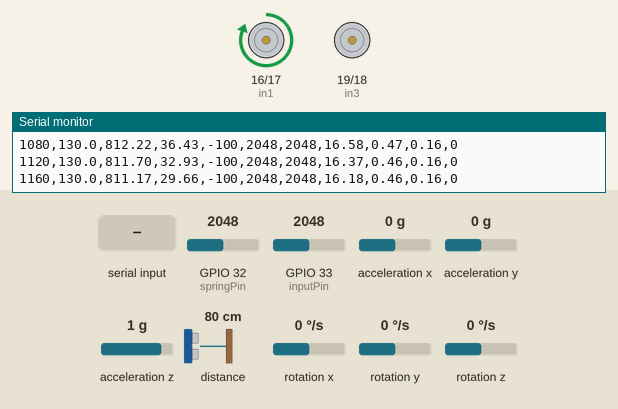
The sketch below on a simulated ESP32. On the bench: motor-driver pin pairs drawn as motors (green arrow = first pin HIGH = forward, orange = second pin HIGH = backward, longer = more drive, scaled by the enable pin), the last lines printed to the serial monitor. Inputs (shaded band) come from the test bench; at power-on: acceleration z 1 g, GPIO 32 (springPin) = 2048, distance to the obstacle 80 cm, GPIO 33 (inputPin) = 2048, acceleration x 0 g, acceleration y 0 g, rotation x 0 °/s, rotation y 0 °/s, rotation z 0 °/s (analog values on the 0–4095 scale).

Above: at 1.2 s.
1.3 s: acceleration z set to 0.8 g
At 4.0 s:
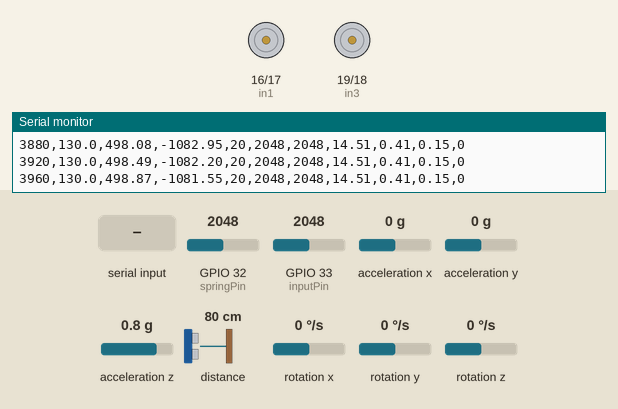
4.3 s: "1\n" received over Serial
At 5.7 s:
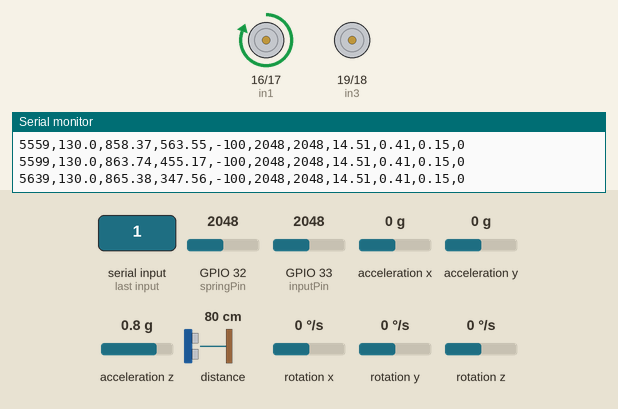
7.3 s: GPIO 32 (springPin) set to 122
At 8.1 s:
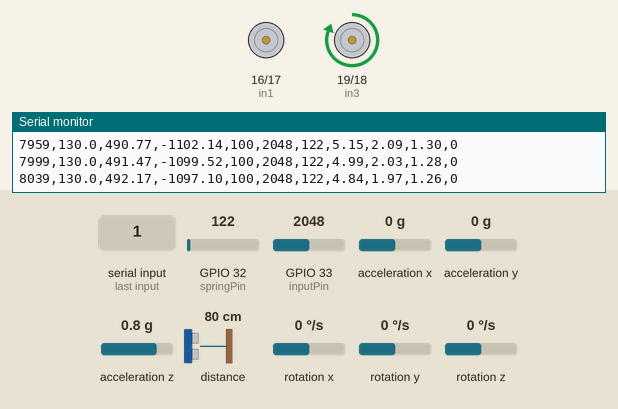
8.8 s: GPIO 32 (springPin) set to 1228
At 10.2 s:
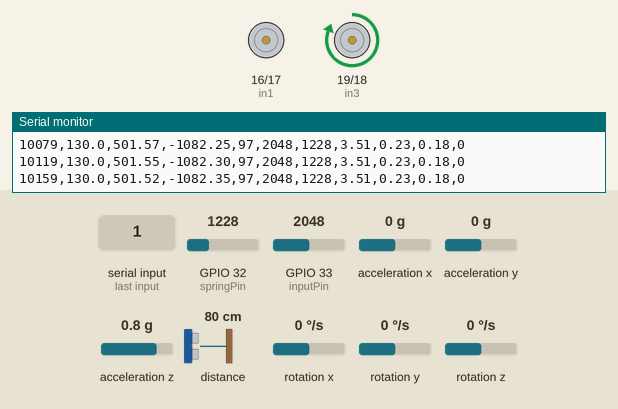
11.8 s: distance to the obstacle set to 133 cm
14.8 s: acceleration z set to -1.4 g
At 15.8 s:
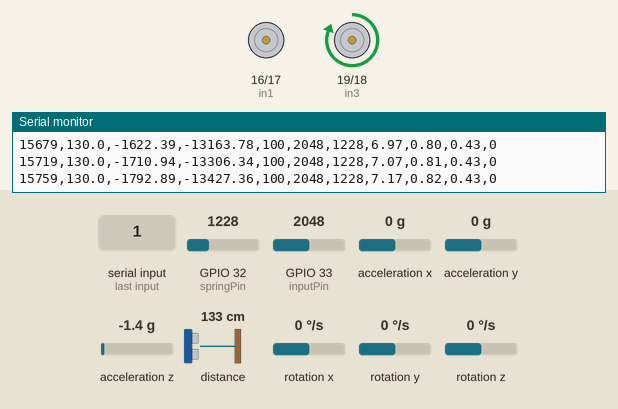
Timing chart, 0 to 17.3 s (numbered marks = the images above; inputs shaded):
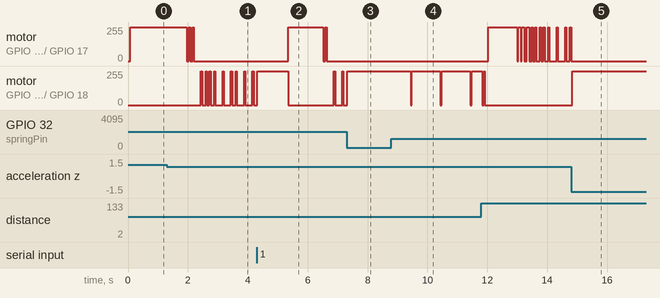

Measured:
- after the input at 1.3 s, motor on GPIO 16 (in1) / GPIO 17 (in2): forward 255/255 → stopped after 0.66 s
- after the input at 4.3 s, motor on GPIO 16 (in1) / GPIO 17 (in2): stopped → forward 255/255 after 1.1 s, → stopped 1.2 s later
- after the input at 7.3 s, motor on GPIO 19 (in3) / GPIO 18 (in4): goes on until 7.3 s, then stays forward 255/255
- after the input at 8.8 s, motor on GPIO 19 (in3) / GPIO 18 (in4): alternates forward 255/255 for 0.96 s and stopped for 0.04 s, starting after 0.64 s
- after the input at 14.8 s, motor on GPIO 16 (in1) / GPIO 17 (in2): stops changing and stays stopped; motor on GPIO 19 (in3) / GPIO 18 (in4): stopped → forward 255/255 at once

The sketch:

Adaptive-PID.ino
```cpp
#include <Wire.h>
#include <VL53L0X.h>
#include <MPU6050.h>

// --- Pin Definitions ---
const int enA = 25; const int in1 = 16; const int in2 = 17; // Exhaust Valve
const int enB = 26; const int in3 = 19; const int in4 = 18; // Inlet Valve
const int inputPin = 33;  // Supply Pressure Transducer
const int springPin = 32; // Air Spring Pressure Transducer

// --- Hardware & Loop Config ---
VL53L0X sensor;
MPU6050 imu(0x68);

const unsigned long LOOP_INTERVAL = 40; // 25 Hz Control Loop (40 ms)
const unsigned long CYCLE_TIME = 143;   // 7 Hz Solenoid PWM Base Cycle
unsigned long lastLoopTime = 0;

// --- Baseline Nominal PID Gains (at Nominal Mass = 50kg, Supply = 5 bar) ---
// TUNE THESE ONCE USING ZIEGLER-NICHOLS AT 50KG / 5 BAR GOING UPWARD
const float KP_NOMINAL = 2.5;
const float KI_NOMINAL = 0.1;
const float KD_NOMINAL = 0.5;
const float MASS_NOMINAL = 50.0;     // Nominal calibrated load mass (kg)
const float P_SUPPLY_NOMINAL = 5.0; // Nominal supply pressure (bar)
const float P_ATM = 0.0;            // Atmospheric pressure (bar gauge)

// --- Asymmetric Exhaust Scaling Coefficient ---
// TUNE THIS ONCE BY COMPARING DOWNWARD STEP SMOOTHNESS TO UPWARD STEP
const float EXHAUST_GAIN_SCALE = 0.65;

// Active Dynamic Gains
float Kp = KP_NOMINAL;
float Ki = KI_NOMINAL;
float Kd = KD_NOMINAL;

float iTerm = 0.0;
const float I_LIMIT = 50.0;
const float DEADZONE = 1.5; // Deadband in mm

// --- Target & State Variables ---
float targetHeight = 130.0; // Nominal height set-point (mm)
int pInRaw = 0, pSpRaw = 0;
float filteredMass = MASS_NOMINAL;

// ============================================================================
// EMPIRICAL 2D LOOKUP TABLE: Mass Mapping m = f(P_spring, Height)
// ============================================================================
const int NUM_H_POINTS = 5;
const int NUM_P_POINTS = 4;

const float height_grid[NUM_H_POINTS] = {110.0, 120.0, 130.0, 140.0, 150.0};
const float pressure_grid[NUM_P_POINTS] = {1.5, 2.5, 3.5, 4.5};

const float mass_table[NUM_P_POINTS][NUM_H_POINTS] = {
  {  8.0,   7.5,   5.0,   4.2,   3.5 }, // 1.5 bar
  { 22.0,  20.0,  15.0,  12.5,  10.0 }, // 2.5 bar
  { 45.0,  40.0,  32.0,  26.0,  22.0 }, // 3.5 bar
  { 85.0,  78.0,  62.0,  50.0,  42.0 }  // 4.5 bar
};

// --- Bilinear Interpolation Function ---
float estimateMassFromTable(float current_h, float current_p) {
  current_h = constrain(current_h, height_grid[0], height_grid[NUM_H_POINTS - 1]);
  current_p = constrain(current_p, pressure_grid[0], pressure_grid[NUM_P_POINTS - 1]);

  int i_h = 0;
  while (i_h < NUM_H_POINTS - 2 && height_grid[i_h + 1] < current_h) i_h++;

  int i_p = 0;
  while (i_p < NUM_P_POINTS - 2 && pressure_grid[i_p + 1] < current_p) i_p++;

  // --- BUG FIX 1: Explicit boundary clamping to prevent out-of-bounds memory access ---
  i_h = constrain(i_h, 0, NUM_H_POINTS - 2);
  i_p = constrain(i_p, 0, NUM_P_POINTS - 2);

  float t_h = (current_h - height_grid[i_h]) / (height_grid[i_h + 1] - height_grid[i_h]);
  float t_p = (current_p - pressure_grid[i_p]) / (pressure_grid[i_p + 1] - pressure_grid[i_p]);

  float m00 = mass_table[i_p][i_h];
  float m01 = mass_table[i_p][i_h + 1];
  float m10 = mass_table[i_p + 1][i_h];
  float m11 = mass_table[i_p + 1][i_h + 1];

  float m_interp = (1.0f - t_p) * ((1.0f - t_h) * m00 + t_h * m01) +
                   t_p        * ((1.0f - t_h) * m10 + t_h * m11);

  return m_interp;
}

// ============================================================================
// 2-STATE KINEMATIC KALMAN FILTER
// ============================================================================
float x_hat[2] = {130.0, 0.0}; // [position (mm), velocity (mm/s)]
float P[2][2]  = {{10.0, 0.0}, {0.0, 10.0}};

const float Q_accel = 150.0;
const float R_tof   = 4.0;
const float GRAVITY = 9806.65; // mm/s^2
const float ACCEL_SCALE = 9806.65 / 16384.0;

void updateKalmanFilter(float tof_meas_mm, float raw_az, float dt) {
  float a_z = (raw_az * ACCEL_SCALE) - GRAVITY;

  // Predict
  float pos_pred = x_hat[0] + x_hat[1] * dt + 0.5f * a_z * dt * dt;
  float vel_pred = x_hat[1] + a_z * dt;

  float P00_new = P[0][0] + dt * (P[1][0] + P[0][1]) + dt * dt * P[1][1] + 0.25f * dt * dt * dt * dt * Q_accel;
  float P01_new = P[0][1] + dt * P[1][1] + 0.5f * dt * dt * dt * Q_accel;
  float P10_new = P[1][0] + dt * P[1][1] + 0.5f * dt * dt * dt * Q_accel;
  float P11_new = P[1][1] + dt * dt * Q_accel;

  // Correct
  float y = tof_meas_mm - pos_pred;
  float S = P00_new + R_tof;

  float K0 = P00_new / S;
  float K1 = P10_new / S;

  x_hat[0] = pos_pred + K0 * y;
  x_hat[1] = vel_pred + K1 * y;

  P[0][0] = (1.0f - K0) * P00_new;
  P[0][1] = (1.0f - K0) * P01_new;
  P[1][0] = P10_new - K1 * P00_new;
  P[1][1] = P11_new - K1 * P01_new;
}

// Helper: Convert ADC Raw to Pressure (bar gauge)
float adcToBar(int adc_raw) {
  float voltage = (adc_raw / 4095.0f) * 3.3f;
  float bar = (voltage - 0.5f) * (10.0f / 4.0f);
  return constrain(bar, 0.0f, 10.0f);
}

void setup() {
  Serial.begin(115200);
  Wire.begin(21, 22);

  pinMode(enA, OUTPUT); pinMode(in1, OUTPUT); pinMode(in2, OUTPUT);
  pinMode(enB, OUTPUT); pinMode(in3, OUTPUT); pinMode(in4, OUTPUT);
  analogReadResolution(12);

  if (!sensor.init()) { while (1); }
  sensor.setTimeout(500);
  sensor.startContinuous();

  imu.initialize();
  if (!imu.testConnection()) { while (1); }
}

void loop() {
  if (Serial.available() > 0) {
    char type = Serial.read();
    float val = Serial.parseFloat();
    if (type == 'T') targetHeight = val;
    while(Serial.available() > 0) Serial.read();
  }

  unsigned long now = millis();
  if (now - lastLoopTime >= LOOP_INTERVAL) {
    float dt = (now - lastLoopTime) / 1000.0f;
    lastLoopTime = now;

    // Read Sensors
    uint16_t rawDist = sensor.readRangeContinuousMillimeters();
    pInRaw = analogRead(inputPin);
    pSpRaw = analogRead(springPin);

    int16_t ax, ay, az, gx, gy, gz;
    imu.getMotion6(&ax, &ay, &az, &gx, &gy, &gz);

    // EKF Update
    updateKalmanFilter((float)rawDist, (float)az, dt);
    float currentHeight   = x_hat[0];
    float currentVelocity = x_hat[1];

    // Convert Pressures to bar
    float pSupplyBar = adcToBar(pInRaw);
    float pSpringBar = adcToBar(pSpRaw);

    // --- REAL-TIME MASS ESTIMATION ---
    float rawEstimatedMass = estimateMassFromTable(currentHeight, pSpringBar);
    filteredMass = 0.90f * filteredMass + 0.10f * rawEstimatedMass;

    // --- DIRECTIONAL & PRESSURE-GRADIENT GAIN SCHEDULING ---
    float error = targetHeight - currentHeight;
    float massScale = filteredMass / MASS_NOMINAL;
    float pressureScale = 1.0f;

    if (error > 0.0f) {
      // --- FILL DYNAMIC (Lifting Mass against Gravity) ---
      float deltaP_fill = max(pSupplyBar - pSpringBar, 0.5f); // Prevent division by zero
      float nominal_deltaP_fill = max(P_SUPPLY_NOMINAL - pSpringBar, 0.5f);

      pressureScale = nominal_deltaP_fill / deltaP_fill;

      // Gains scale directly with mass inertia to lift heavier loads
      Kp = KP_NOMINAL * massScale * pressureScale;
      Kd = KD_NOMINAL * sqrt(massScale) * pressureScale;
      Ki = KI_NOMINAL * pressureScale;

    } else {
      // --- DRAIN DYNAMIC (Gravity assists collapse) ---
      float deltaP_drain = max(pSpringBar - P_ATM, 0.2f);
      float nominal_deltaP_drain = 2.5f; // Nominal benchmark spring pressure differential

      pressureScale = nominal_deltaP_drain / deltaP_drain;

      // --- BUG FIX 2: Corrected Mass Scaling for Draining ---
      // Mass inertia applies going down too; EXHAUST_GAIN_SCALE handles the gravity assist reduction.
      Kp = KP_NOMINAL * massScale * pressureScale * EXHAUST_GAIN_SCALE;
      Kd = KD_NOMINAL * sqrt(massScale) * pressureScale * EXHAUST_GAIN_SCALE;
      Ki = KI_NOMINAL * pressureScale * EXHAUST_GAIN_SCALE;
    }

    // --- PID CONTROL CALCULATIONS ---
    int dutyCycle = 0;
    int statusFlag = 0; // 0: Idle, 1: Filling, 2: Draining

    if (abs(error) > DEADZONE) {
      iTerm += error * dt;
      iTerm = constrain(iTerm, -I_LIMIT, I_LIMIT);

      float dTerm = -currentVelocity; // Derivative action on state-estimated velocity
      float output = (Kp * error) + (Ki * iTerm) + (Kd * dTerm);

      dutyCycle = constrain(abs((int)output), 20, 100);
      statusFlag = (output > 0) ? 1 : 2;
    } else {
      dutyCycle = 0;
      statusFlag = 0;
    }

    // Command Valves
    runBinaryPulsing(statusFlag, dutyCycle);

    // --- CSV TELEMETRY STREAM ---
    Serial.print(now); Serial.print(",");
    Serial.print(targetHeight, 1); Serial.print(",");
    Serial.print(currentHeight, 2); Serial.print(",");
    Serial.print(currentVelocity, 2); Serial.print(",");
    Serial.print(statusFlag == 2 ? -dutyCycle : dutyCycle); Serial.print(",");
    Serial.print(pInRaw); Serial.print(",");
    Serial.print(pSpRaw); Serial.print(",");
    Serial.print(filteredMass, 2); Serial.print(",");
    Serial.print(Kp, 2); Serial.print(",");
    Serial.print(Kd, 2); Serial.print(",");
    Serial.println(gz);
  }
}

void runBinaryPulsing(int status, int dc) {
  unsigned long elapsed = millis() % CYCLE_TIME;
  unsigned long onTime = (dc * CYCLE_TIME) / 100;
  bool valveOpen = (elapsed < onTime);

  if (status == 1 && valveOpen) { // Filling
    digitalWrite(in3, HIGH); digitalWrite(in4, LOW); digitalWrite(enB, HIGH);
    digitalWrite(enA, LOW);
  }
  else if (status == 2 && valveOpen) { // Draining
    digitalWrite(in1, HIGH); digitalWrite(in2, LOW); digitalWrite(enA, HIGH);
    digitalWrite(enB, LOW);
  }
  else { // Hold / Off
    digitalWrite(enA, LOW);  digitalWrite(enB, LOW);
    digitalWrite(in1, LOW);  digitalWrite(in2, LOW);
    digitalWrite(in3, LOW);  digitalWrite(in4, LOW);
  }
}
```

ARDC.ino
```cpp

```

PPO.ino
```cpp

```
